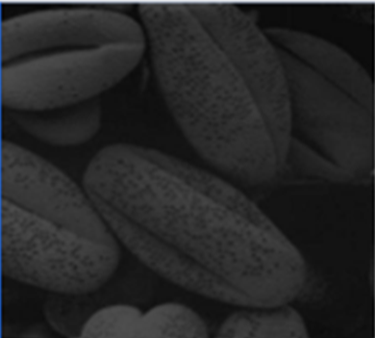
#> input picture THXLA/L1/DATA/data/anh1.png, 375 x 338 px, found by its file name
$ python prewit.py
#> lines starting #> are read from the running program, lines starting #| are printed output that depends on the picture; after the words box and inside, x2 and y2 are one past the last pixel; in counts of white or black regions, pixels touching at a corner belong together
import cv2
import numpy as np

img = cv2.imread('anh1.png', cv2.IMREAD_GRAYSCALE)
#> img: shape (338, 375); min 0, max 232, mean 39.3

def prewitt(image):
    height, width = image.shape
#> height = 338; width = 375

    prewitt_x = np.array([[-1, 0, 1],
                          [-1, 0, 1],
                          [-1, 0, 1]])

    prewitt_y = np.array([[-1, -1, -1],
                          [0, 0, 0],
                          [1, 1, 1]])

    gradient_x = np.zeros((height, width), dtype=np.float32)
    gradient_y = np.zeros((height, width), dtype=np.float32)

    for i in range(1, height - 1):
        for j in range(1, width - 1):
            gx = np.sum(image[i - 1:i + 2, j - 1:j + 2] * prewitt_x)
            gy = np.sum(image[i - 1:i + 2, j - 1:j + 2] * prewitt_y)
            gradient_x[i, j] = gx
            gradient_y[i, j] = gy
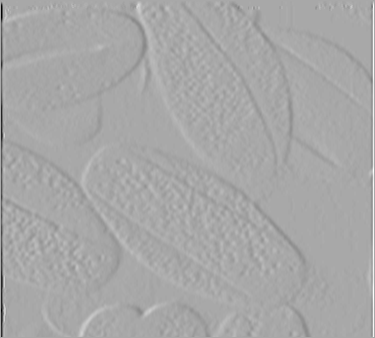
#> gradient_x: shape (338, 375) float32; min -263, max 136, mean -0.7; drawn with min black and max white
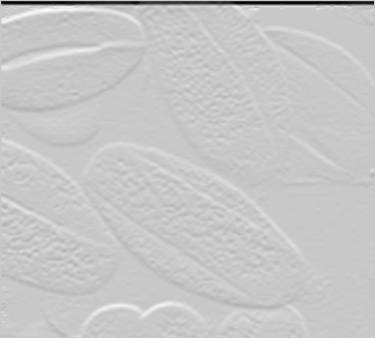
#> gradient_y: shape (338, 375) float32; min -374, max 102, mean -3; drawn with min black and max white
    return gradient_x, gradient_y


x, y = prewitt(img)
h, w = img.shape
#> h = 338; w = 375

gradient_magnitude = np.sqrt(x ** 2 + y ** 2)
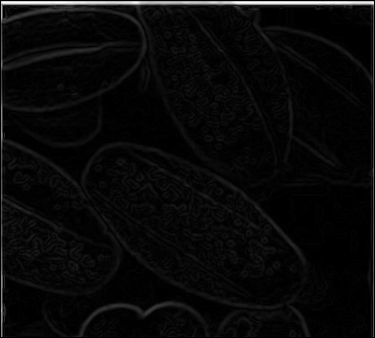
#> gradient_magnitude: shape (338, 375) float32; min 0, max 374, mean 13.7; drawn with min black and max white
gradient_direction = np.arctan2(y, x)
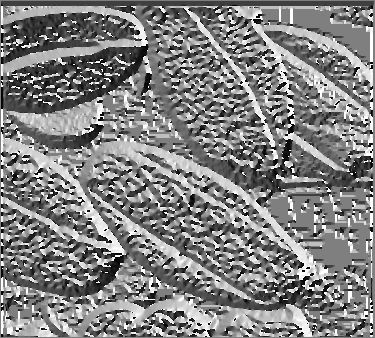
#> gradient_direction: shape (338, 375) float32; min -3.14, max 3.14, mean 0.064; drawn with min black and max white

thresholded_magnitude = np.zeros((h, w), dtype=np.uint8)
thresholded_magnitude[gradient_magnitude > 100] = 255

cv2.imshow('Original Image', img)
cv2.imshow('Edge Detected Image', thresholded_magnitude)
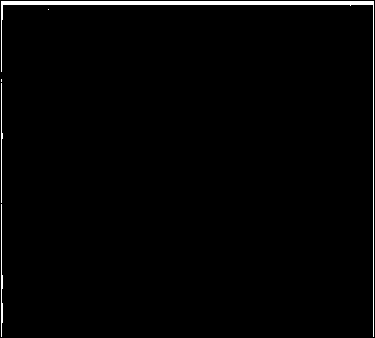
#> window 'Edge Detected Image': shape (338, 375); 1.7% white; 5 white regions (2 under 20 px), largest, box (x1, y1, x2, y2) and area: (1, 1, 374, 337) 1907, (1, 204, 3, 337) 167, (1, 83, 3, 203) 126
cv2.waitKey(0)
cv2.destroyAllWindows()

$ run again, with THXLA/L1/DATA/data/anh2.png copied over THXLA/L1/DATA/data/anh1.png
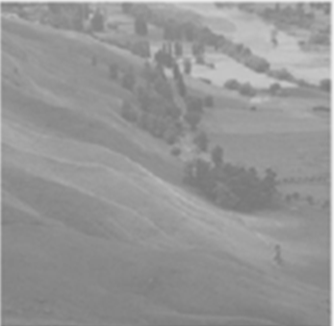
#> input picture THXLA/L1/DATA/data/anh2.png, 335 x 330 px, found by its file name
#> img is the input picture: shape (330, 335); min 119, max 255, mean 151.4
#> after the loop in prewitt, `for i in range(1, height - 1):`:
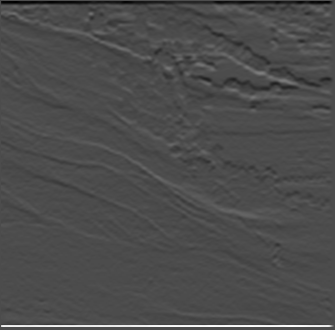
#> gradient_y: shape (330, 335) float32; min -173, max 404, mean 0.6; drawn with min black and max white
#> `cv2.imshow('Edge Detected Image', thresholded_magnitude)`:
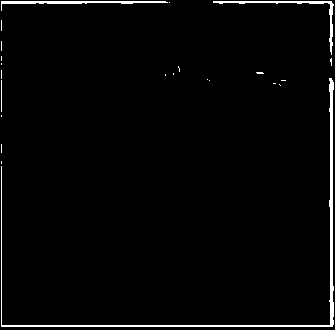
#> window 'Edge Detected Image': shape (330, 335); 2.3% white; 23 white regions (19 under 20 px), largest, box (x1, y1, x2, y2) and area: (1, 78, 334, 327) 1619, (1, 1, 168, 11) 428, (213, 1, 334, 55) 414, (1, 80, 2, 112) 32

$ run again, with THXLA/L1/DATA/data/anh3.png copied over THXLA/L1/DATA/data/anh1.png
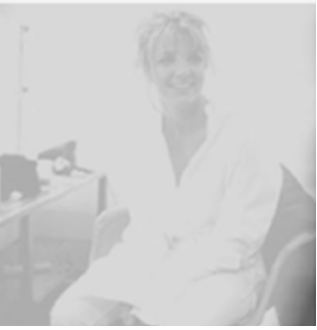
#> input picture THXLA/L1/DATA/data/anh3.png, 317 x 330 px, found by its file name
#> after the loop in prewitt, `for i in range(1, height - 1):`:
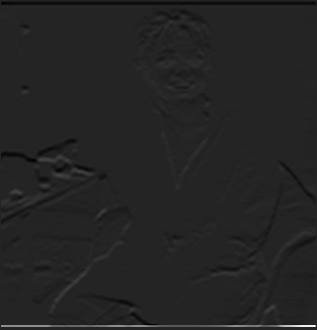
#> gradient_y: shape (330, 317) float32; min -84, max 504, mean 0.2; drawn with min black and max white
#> `cv2.imshow('Edge Detected Image', thresholded_magnitude)`:
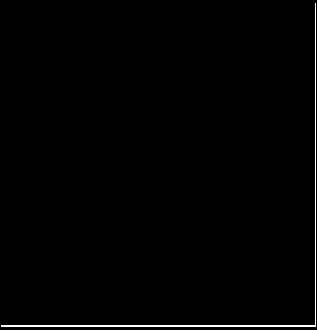
#> window 'Edge Detected Image': shape (330, 317); 0.91% white in thin lines or dots
